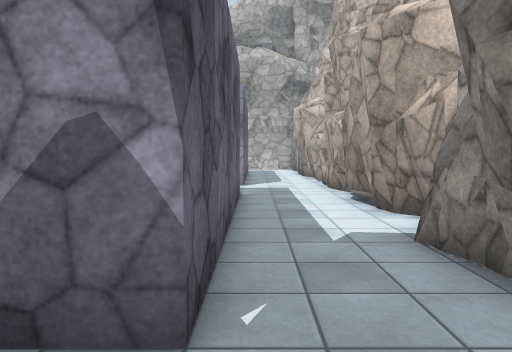
View 1 (above)

21 first-person views from a walk through a scene from a Unity 3-D project. The camera is 1.4 m above the floor, tilts 4° down and sees 70° across. Doors are open. The floor is counted in squares, 1 m on a side. Each view is taken from the middle of a square. On the plan, view 1 faces up. The plan holds only what a view shows up to about 16 squares ahead; the rest is blank. The place goes on beyond the plan. The player is left out. Some surface patterns are stand-ins.

View 2
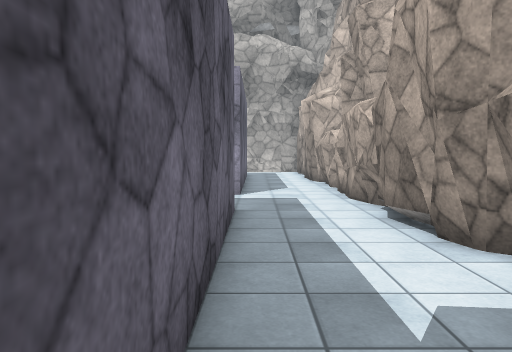

View 3
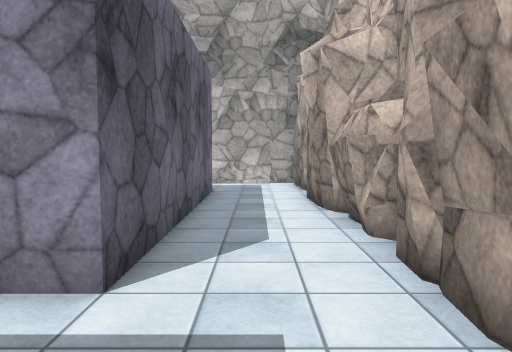

View 4
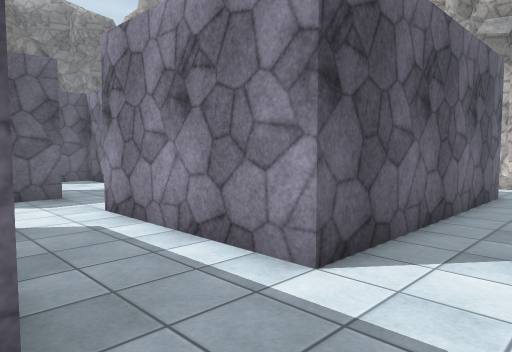

View 5
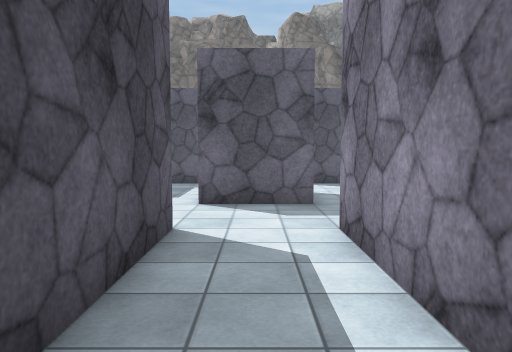

View 6
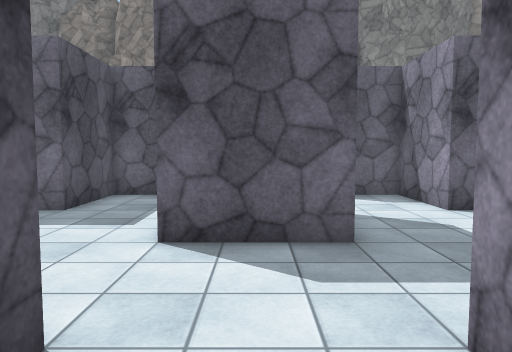

View 7
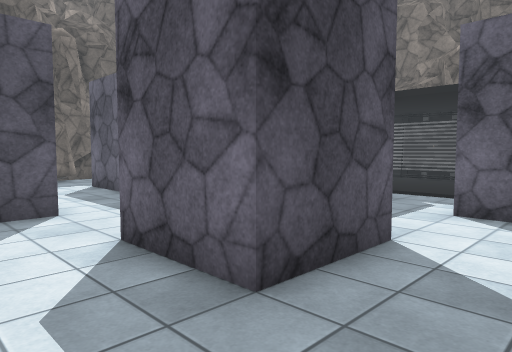

View 8
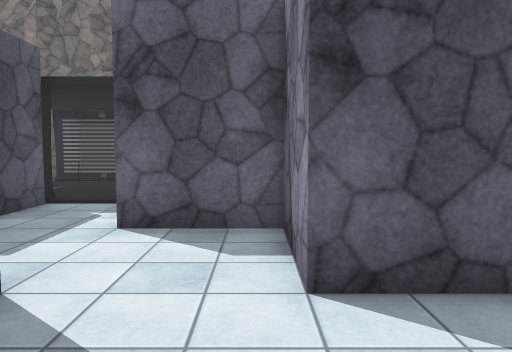

View 9
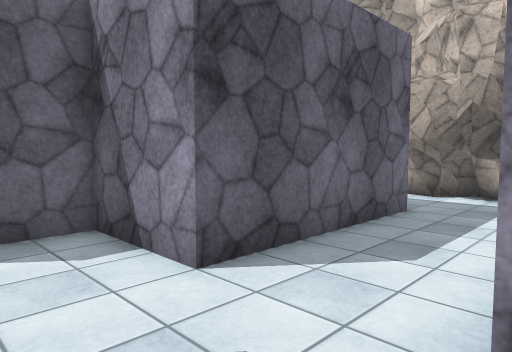

View 10
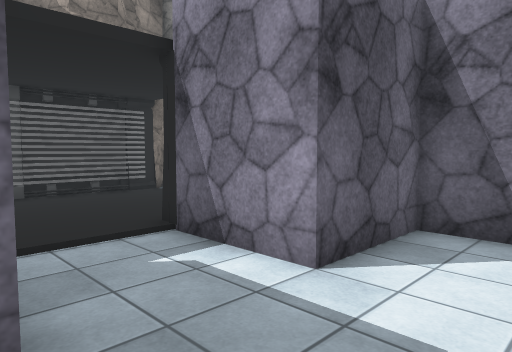

View 11
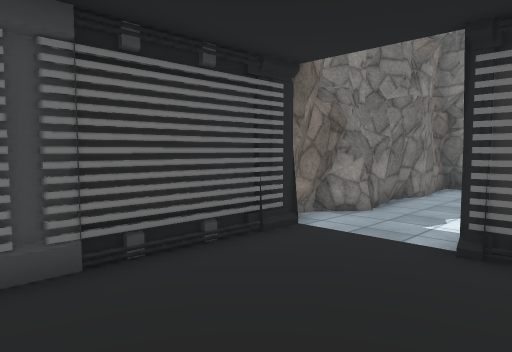

View 12
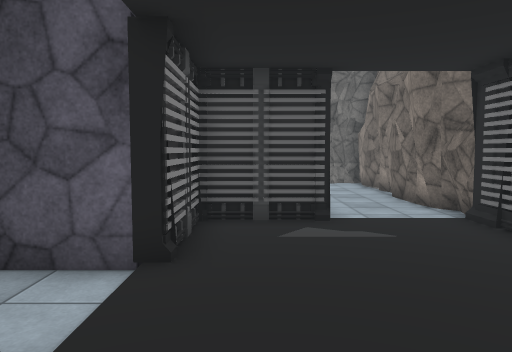

View 13
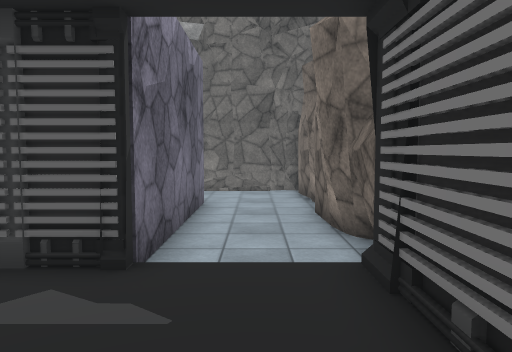

View 14
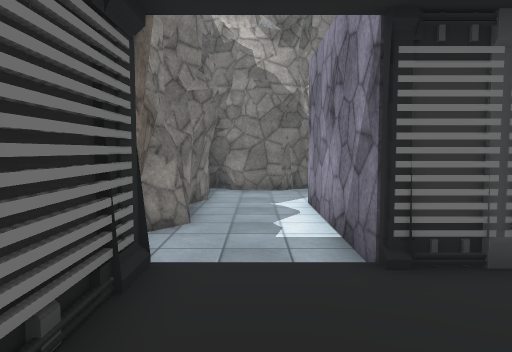

View 15
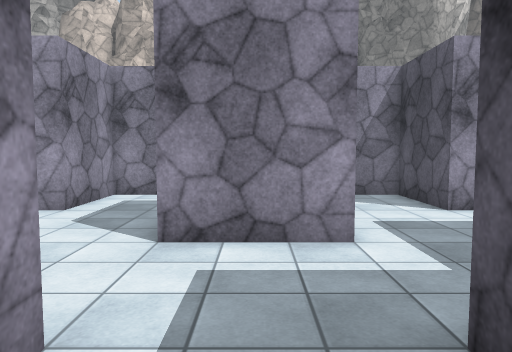

View 16
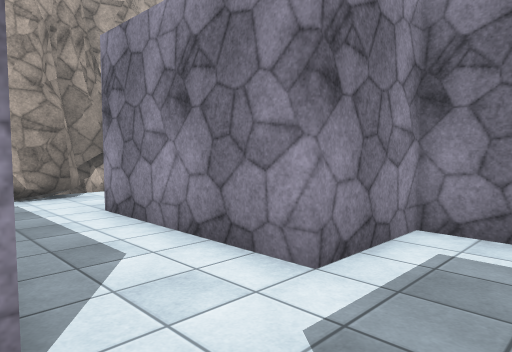

View 17
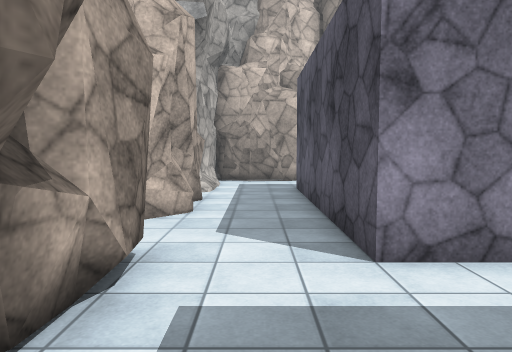

View 18
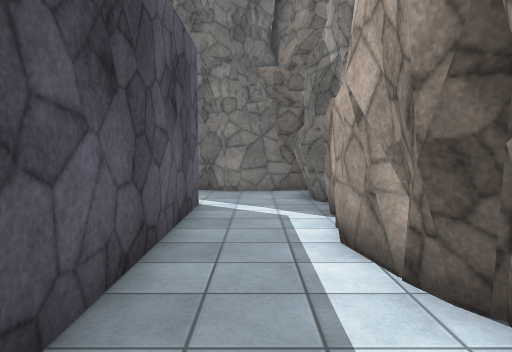

View 19
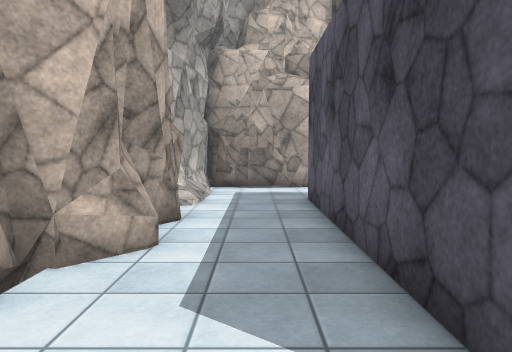

View 20
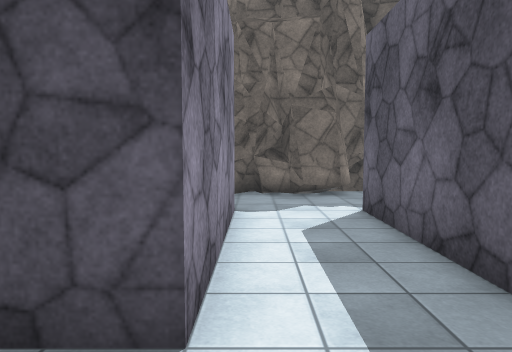

View 21
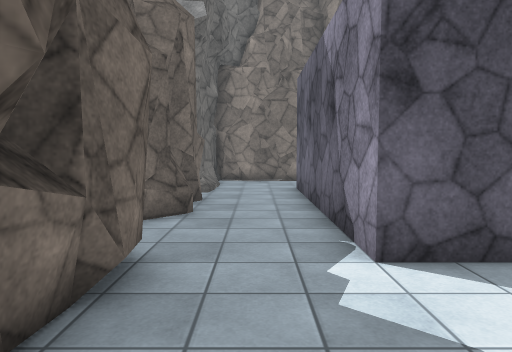

### Floor plan
Key: @ floor where view 1 was taken; # wall or solid block; . floor; D open door.
Columns run from 25 left of view 1 to 3 right of it. Each row starts with its distance up from view 1.
 28                 ####
 27  ################..##########
 26 ###.........##..............#
 25 #...........................#
 24 #...........................#
 23 #...#########...#########...#
 22 #...#       #...#       #...#
 21 #...#       #...#       #...#
 20 #...#       #...#       #...#
 19 #...#       #...#       #...#
 18 #...#    ####...####    #...#
 17 #DDD##   #.........#    #...#
 16 #.....   #.........#    #...#
 15 #.....####.........######...#
 14 #.....D......###............#
 13 #.....D......###............#
 12 #.....D......###............#
 11 #.....####.........######...#
 10 #.....#  #.........#    #...#
  9 #DDD###  #.........#    #...#
  8 #...###  ####...####    #...#
  7 #...#       #...#       #...#
  6 #...#       #...#       #...#
  5 #...#       #...#       #...#
  4 #...#       #...#       #...#
  3 #...#########...#      ##...#
  2 #...............       .....
  1 #.................
  0 #..............##        @
 -1 ##########..#####
 -2            ##

Positions as (right, up) in squares from view 1, and headings:
1: (0, 0), facing up
2: (0, 3), facing up
3: (1, 11), facing up
4: (2, 11), facing up-left
5: (0, 13), facing left
6: (-4, 13), facing left
7: (-7, 17), facing down-left
8: (-9, 17), facing left
9: (-9, 15), facing up-left
10: (-13, 11), facing up-left
11: (-20, 12), facing up-left
12: (-20, 16), facing down
13: (-23, 13), facing down
14: (-23, 13), facing up
15: (-18, 13), facing right
16: (-13, 15), facing up-right
17: (-14, 25), facing right
18: (-12, 25), facing left
19: (-11, 25), facing right
20: (-10, 11), facing down
21: (-8, 1), facing left
